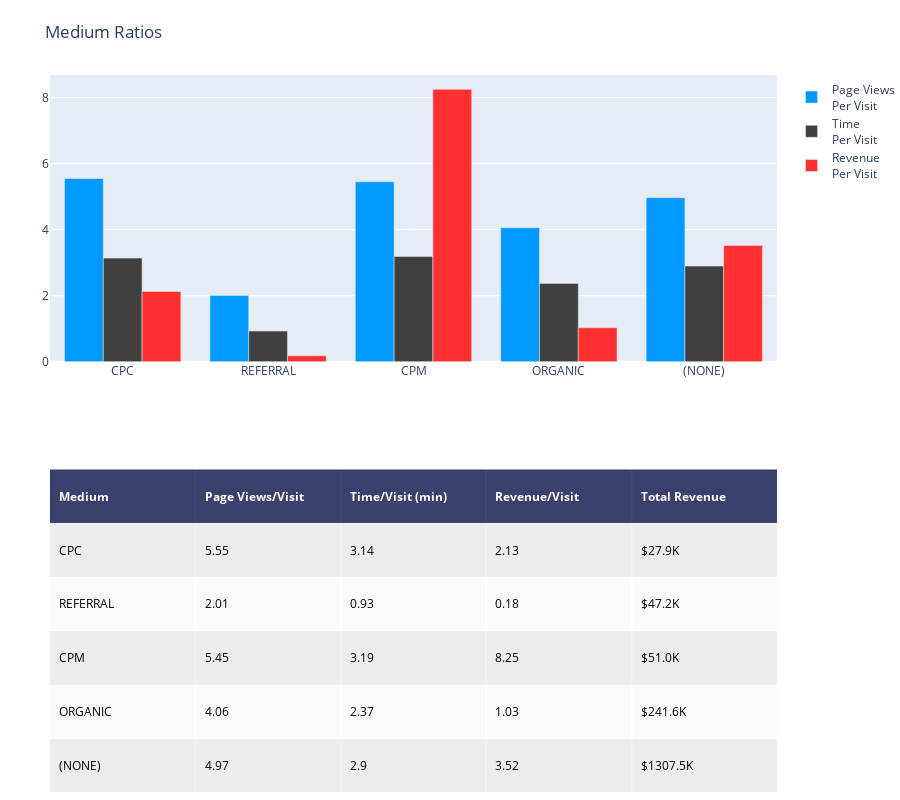

Write notebook code for a chart like this one.
### Code cell
ratios_barchart(df, 'medium', .015, 'Medium Ratios')

### Figure 1 — Plotly figure (JSON) as saved in the notebook; plotly's stock layout.template omitted (floating-point values rounded to 4 significant figures)
{"data": [{"colorscale": [[0, "#00083e"], [0.5, "#ededee"], [1, "#ffffff"]], "hoverinfo": "none", "opacity": 0.75, "showscale": false, "type": "heatmap", "z": [[0, 0, 0, 0, 0], [0.5, 0.5, 0.5, 0.5, 0.5], [1, 1, 1, 1, 1], [0.5, 0.5, 0.5, 0.5, 0.5], [1, 1, 1, 1, 1], [0.5, 0.5, 0.5, 0.5, 0.5]]}, {"marker": {"color": "#0099ff"}, "name": "Page Views<br>Per Visit", "type": "bar", "x": ["CPC", "REFERRAL", "CPM", "ORGANIC", "(NONE)"], "xaxis": "x2", "y": [5.55, 2.01, 5.45, 4.06, 4.97], "yaxis": "y2"}, {"marker": {"color": "#404040"}, "name": "Time<br>Per Visit", "type": "bar", "x": ["CPC", "REFERRAL", "CPM", "ORGANIC", "(NONE)"], "xaxis": "x2", "y": [3.14, 0.93, 3.19, 2.37, 2.9], "yaxis": "y2"}, {"marker": {"color": "#FF3030"}, "name": "Revenue<br>Per Visit", "type": "bar", "x": ["CPC", "REFERRAL", "CPM", "ORGANIC", "(NONE)"], "xaxis": "x2", "y": [2.13, 0.18, 8.25, 1.03, 3.52], "yaxis": "y2"}], "layout": {"annotations": [{"align": "left", "font": {"color": "#ffffff"}, "showarrow": false, "text": "<b>Medium</b>", "x": -0.45, "xanchor": "left", "xref": "x", "y": 0, "yref": "y"}, {"align": "left", "font": {"color": "#ffffff"}, "showarrow": false, "text": "<b>Page Views/Visit</b>", "x": 0.55, "xanchor": "left", "xref": "x", "y": 0, "yref": "y"}, {"align": "left", "font": {"color": "#ffffff"}, "showarrow": false, "text": "<b>Time/Visit (min)</b>", "x": 1.55, "xanchor": "left", "xref": "x", "y": 0, "yref": "y"}, {"align": "left", "font": {"color": "#ffffff"}, "showarrow": false, "text": "<b>Revenue/Visit</b>", "x": 2.55, "xanchor": "left", "xref": "x", "y": 0, "yref": "y"}, {"align": "left", "font": {"color": "#ffffff"}, "showarrow": false, "text": "<b>Total Revenue</b>", "x": 3.55, "xanchor": "left", "xref": "x", "y": 0, "yref": "y"}, {"align": "left", "font": {"color": "#000000"}, "showarrow": false, "text": "CPC", "x": -0.45, "xanchor": "left", "xref": "x", "y": 1, "yref": "y"}, {"align": "left", "font": {"color": "#000000"}, "showarrow": false, "text": "5.55", "x": 0.55, "xanchor": "left", "xref": "x", "y": 1, "yref": "y"}, {"align": "left", "font": {"color": "#000000"}, "showarrow": false, "text": "3.14", "x": 1.55, "xanchor": "left", "xref": "x", "y": 1, "yref": "y"}, {"align": "left", "font": {"color": "#000000"}, "showarrow": false, "text": "2.13", "x": 2.55, "xanchor": "left", "xref": "x", "y": 1, "yref": "y"}, {"align": "left", "font": {"color": "#000000"}, "showarrow": false, "text": "$27.9K", "x": 3.55, "xanchor": "left", "xref": "x", "y": 1, "yref": "y"}, {"align": "left", "font": {"color": "#000000"}, "showarrow": false, "text": "REFERRAL", "x": -0.45, "xanchor": "left", "xref": "x", "y": 2, "yref": "y"}, {"align": "left", "font": {"color": "#000000"}, "showarrow": false, "text": "2.01", "x": 0.55, "xanchor": "left", "xref": "x", "y": 2, "yref": "y"}, {"align": "left", "font": {"color": "#000000"}, "showarrow": false, "text": "0.93", "x": 1.55, "xanchor": "left", "xref": "x", "y": 2, "yref": "y"}, {"align": "left", "font": {"color": "#000000"}, "showarrow": false, "text": "0.18", "x": 2.55, "xanchor": "left", "xref": "x", "y": 2, "yref": "y"}, {"align": "left", "font": {"color": "#000000"}, "showarrow": false, "text": "$47.2K", "x": 3.55, "xanchor": "left", "xref": "x", "y": 2, "yref": "y"}, {"align": "left", "font": {"color": "#000000"}, "showarrow": false, "text": "CPM", "x": -0.45, "xanchor": "left", "xref": "x", "y": 3, "yref": "y"}, {"align": "left", "font": {"color": "#000000"}, "showarrow": false, "text": "5.45", "x": 0.55, "xanchor": "left", "xref": "x", "y": 3, "yref": "y"}, {"align": "left", "font": {"color": "#000000"}, "showarrow": false, "text": "3.19", "x": 1.55, "xanchor": "left", "xref": "x", "y": 3, "yref": "y"}, {"align": "left", "font": {"color": "#000000"}, "showarrow": false, "text": "8.25", "x": 2.55, "xanchor": "left", "xref": "x", "y": 3, "yref": "y"}, {"align": "left", "font": {"color": "#000000"}, "showarrow": false, "text": "$51.0K", "x": 3.55, "xanchor": "left", "xref": "x", "y": 3, "yref": "y"}, {"align": "left", "font": {"color": "#000000"}, "showarrow": false, "text": "ORGANIC", "x": -0.45, "xanchor": "left", "xref": "x", "y": 4, "yref": "y"}, {"align": "left", "font": {"color": "#000000"}, "showarrow": false, "text": "4.06", "x": 0.55, "xanchor": "left", "xref": "x", "y": 4, "yref": "y"}, {"align": "left", "font": {"color": "#000000"}, "showarrow": false, "text": "2.37", "x": 1.55, "xanchor": "left", "xref": "x", "y": 4, "yref": "y"}, {"align": "left", "font": {"color": "#000000"}, "showarrow": false, "text": "1.03", "x": 2.55, "xanchor": "left", "xref": "x", "y": 4, "yref": "y"}, {"align": "left", "font": {"color": "#000000"}, "showarrow": false, "text": "$241.6K", "x": 3.55, "xanchor": "left", "xref": "x", "y": 4, "yref": "y"}, {"align": "left", "font": {"color": "#000000"}, "showarrow": false, "text": "(NONE)", "x": -0.45, "xanchor": "left", "xref": "x", "y": 5, "yref": "y"}, {"align": "left", "font": {"color": "#000000"}, "showarrow": false, "text": "4.97", "x": 0.55, "xanchor": "left", "xref": "x", "y": 5, "yref": "y"}, {"align": "left", "font": {"color": "#000000"}, "showarrow": false, "text": "2.9", "x": 1.55, "xanchor": "left", "xref": "x", "y": 5, "yref": "y"}, {"align": "left", "font": {"color": "#000000"}, "showarrow": false, "text": "3.52", "x": 2.55, "xanchor": "left", "xref": "x", "y": 5, "yref": "y"}, {"align": "left", "font": {"color": "#000000"}, "showarrow": false, "text": "$1307.5K", "x": 3.55, "xanchor": "left", "xref": "x", "y": 5, "yref": "y"}], "height": 800, "margin": {"b": 0, "l": 50, "r": 0, "t": 75}, "title": {"text": "Medium Ratios"}, "width": 900, "xaxis": {"dtick": 1, "gridwidth": 2, "showticklabels": false, "tick0": -0.5, "ticks": "", "zeroline": false}, "xaxis2": {"anchor": "y2"}, "yaxis": {"autorange": "reversed", "domain": [0, 0.45], "dtick": 1, "gridwidth": 2, "showticklabels": false, "tick0": 0.5, "ticks": "", "zeroline": false}, "yaxis2": {"anchor": "x2", "domain": [0.6, 1]}}}
